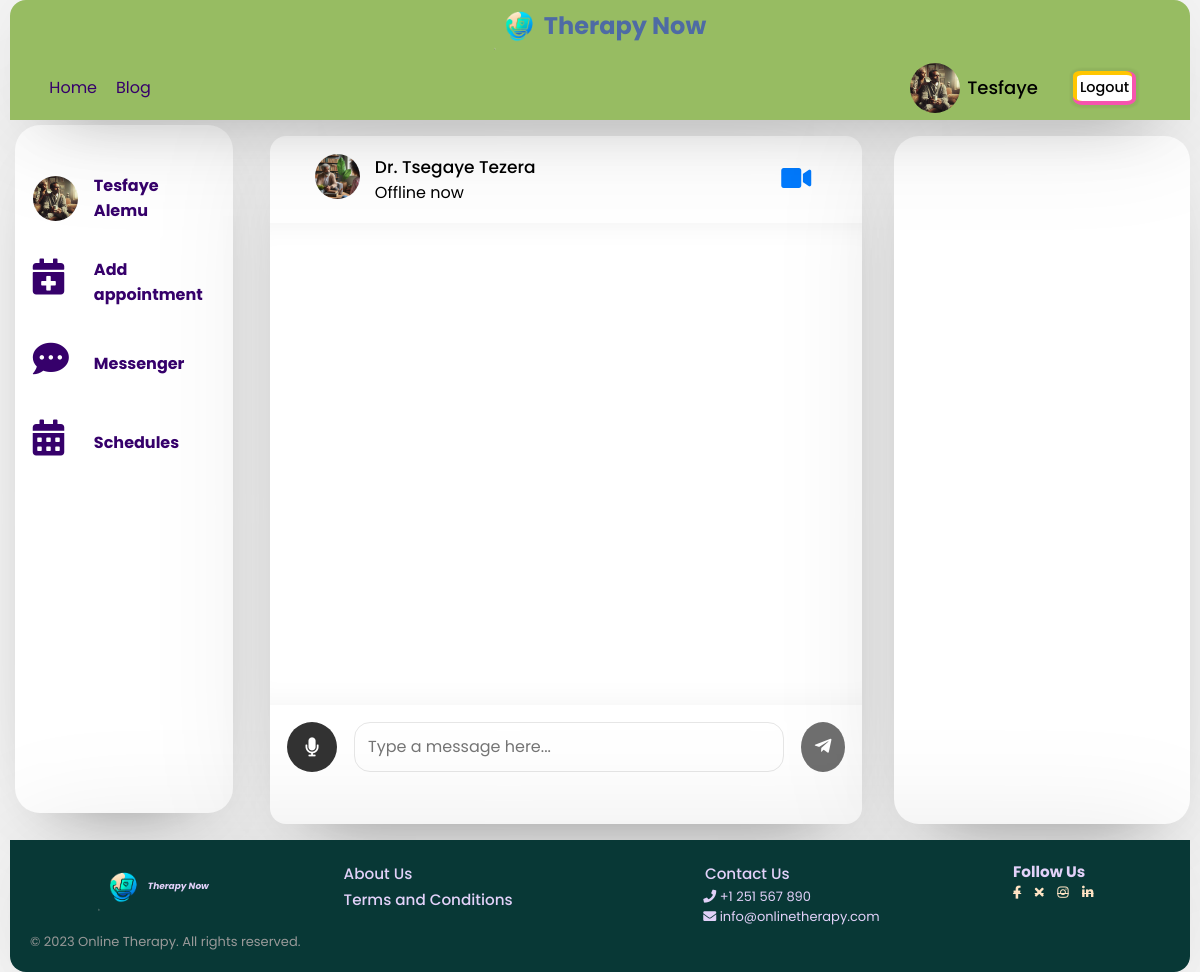
Page /profile.php?user_id=483652388&link=chat&b=b (signed in) on the committed database.
### tables this page shows
CREATE TABLE `users` (
  `user_id` int(11) NOT NULL,
  `unique_id` int(255) NOT NULL,
  `fname` varchar(255) NOT NULL,
  `lname` varchar(255) NOT NULL,
  `email` varchar(255) NOT NULL,
  `password` varchar(255) NOT NULL,
  `img` varchar(255) NOT NULL,
  `status` varchar(255) NOT NULL,
  `gender` varchar(10) DEFAULT NULL,
  `birthdate` date DEFAULT NULL,
  `relationship` varchar(100) DEFAULT NULL,
  `r_date` date DEFAULT curdate(),
  `r_time` time DEFAULT curtime()
);

CREATE TABLE `therapist` (
  `unique_id` int(11) NOT NULL,
  `fname` text NOT NULL,
  `lname` text NOT NULL,
  `email` text NOT NULL,
  `password` text NOT NULL,
  `specialization` text DEFAULT NULL,
  `img` text DEFAULT NULL,
  `phone` text DEFAULT NULL,
  `status` text DEFAULT NULL,
  `r_date` date DEFAULT curdate(),
  `r_time` time DEFAULT curtime(),
  `gender` varchar(30) NOT NULL,
  `birthDate` int(11) NOT NULL
);

### profile/chat.php (the view, shortened to what this page needs)
<?php
$user_id = mysqli_real_escape_string($conn, $_GET['user_id']);
$unique_id = mysqli_real_escape_string($conn, $_SESSION['unique_id']);
$sqlU = mysqli_query($conn, "SELECT * FROM users WHERE unique_id = {$user_id}");
$sqlT = mysqli_query($conn, "SELECT * FROM therapist WHERE unique_id = {$user_id}");
if (mysqli_num_rows($sqlU) > 0) {
    $row = mysqli_fetch_assoc($sqlU);
    $Fname = mysqli_fetch_assoc(mysqli_query($conn, "SELECT * FROM therapist WHERE unique_id = {$unique_id}"))['fname'];
    $lname = mysqli_fetch_assoc(mysqli_query($conn, "SELECT * FROM therapist WHERE unique_id = {$unique_id}"))['lname'];
    $img = mysqli_fetch_assoc(mysqli_query($conn, "SELECT * FROM therapist WHERE unique_id = {$unique_id}"))['img'];
} elseif (mysqli_num_rows($sqlT) > 0) {
    $row = mysqli_fetch_assoc($sqlT);
} else
?>
<div class="wrapper chatt">
    <section class="chat-area">
        <header>
            <div class="details">
                <img src="php/images/<?php echo $row['img']; ?>" alt="">
                <div>
                    <span><?php echo $row['fname'] . " " . $row['lname'] ?></span>
                    <p><?php echo $row['status']; ?></p>
                </div>
            </div>
            <?php if (isset($_GET['b'])) : ?> <?php $b = 'b'; ?>
                <button id="videoCallingBtn"><i class="fas fa-duotone fa-video fa-2xl "></i></button>
            <?php endif; ?>
        </header>
        <div class="chat-box"></div>
        <form action="#" class="typing-area">
            <button id="mic" class="active"><i class="active fas fa-microphone  microphone-icon"></i></button>
            <input id="input-field" type="text" name="message" class="input-field" placeholder="Type a message here..." autocomplete="off">
            <button id="sendBtn"><i class="fab fa-telegram-plane "></i></button>
        </form>
    </section>
</div>

### header.php (shortened to what this page needs)
<div id="header-container">
    <div class="logo">
        <a href="index.php">
            <img src="img/logo.png" alt="">
            <h1>Therapy Now</h1>
        </a>
    </div>
    <header>
        <div class="navigation-menu">
            <div class="navigation-links">
                <a href="index.php">Home</a>
                <a href="blog.php">Blog</a>
            </div>
        </div>
        <?php require_once "php/config.php";
        if (!isset($_SESSION['unique_id'])) { ?>
            <div class="user-buttons c d">
                <a href="signup.php">Sign up</a>
                <a href="login.php">Log in</a>
            </div>
        <?php } else {
            $sql = mysqli_query($conn, "SELECT * FROM users WHERE unique_id = {$_SESSION['unique_id']}");
            if (mysqli_num_rows($sql) > 0) {
                $row = mysqli_fetch_assoc($sql);
            } else {
                $sql = mysqli_query($conn, "SELECT * FROM therapist WHERE unique_id = {$_SESSION['unique_id']}");
                $row = mysqli_fetch_assoc($sql);
            } ?>
            <div class="user-buttons user-profile c">
                <a href="profile.php" class="pro_link">
                    <img src="php/images/<?php echo $row['img']; ?>" alt="">
                    <span><?php echo $row['fname'] ?></span>
                </a>
                <a href="php/logout.php?logout_id=<?php echo $row['unique_id']; ?>" class="logout">Logout</a>
            </div>
        <?php } ?>
    </header>
</div>

### profile/sidebar.php (shortened to what this page needs)
<div class="left">
    <?php
    $sql = mysqli_query($conn, "SELECT * FROM therapist WHERE unique_id ={$_SESSION['unique_id']} ");
    if (mysqli_num_rows($sql) > 0) {
    ?>
    <a href="profile.php?link=profile">
        <img src="php/images/<?php echo $row['img']; ?>" alt="">
        <span class="icon-name">profile</span>
        <p><?= $row['fname'] . " " . $row['lname'] ?></p>
    </a>
    <a href="profile.php?link=patient">
        <span><i class="fas fa-solid fa-users"></i></span>
        <span class="icon-name" Patients></span>
        <p>Patients</p>
    </a>
    <?php
    } else {
    ?>
    <a href="profile.php?link=profile">
        <img src="php/images/<?php echo $row['img']; ?>" alt="">
        <p><?= $row['fname'] . " " . $row['lname'] ?></p>
    </a>
    <a href="profile.php?link=appointment">
        <span><i class="fas fa-calendar-plus"></i></span>
        <p>Add appointment</p>
    </a>
    <?php
    }
    ?>
    <a href="profile.php?link=message">
        <span><i class="fas fa-solid fa-comment-dots"></i></span>
        <p>Messenger</p>
    </a>
    <a href="profile.php?link=schedule">
        <span><i class="fas fa-solid fa-calendar-alt"></i></span>
        <p>Schedules</p>
    </a>
</div>

### rows in the picture
users: img (picture), fname "Tesfaye", lname "Alemu"
therapist: img (picture), fname "Dr. Tsegaye", lname "Tezera", status "Offline now"
